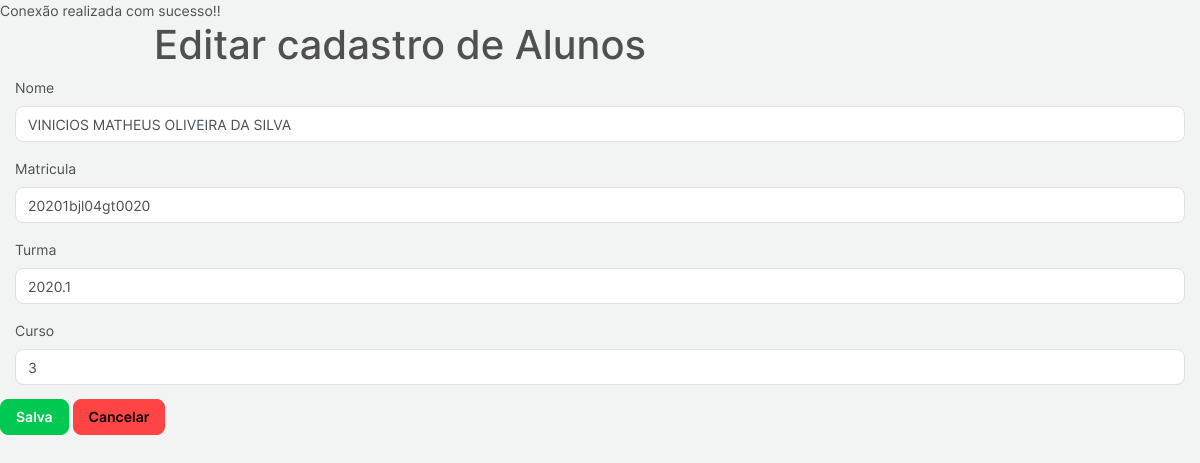
The app's page /pages/editar_alunos.php?id=3 with its own data.
### tables this page shows
CREATE TABLE `alunos` (
  `id` int NOT NULL AUTO_INCREMENT,
  `nome` varchar(45) DEFAULT NULL,
  `matricula` varchar(45) DEFAULT NULL,
  `periodo_entrada` varchar(45) DEFAULT NULL,
  `cst_gti_id` int NOT NULL,
  PRIMARY KEY (`id`),
  KEY `fk_alunos_cst_gti1_idx` (`cst_gti_id`),
  CONSTRAINT `fk_alunos_cst_gti1` FOREIGN KEY (`cst_gti_id`) REFERENCES `cst_gti` (`id`)
);

### pages/editar_alunos.php (the view, shortened to what this page needs)
<?php
    include("../includes/conn.php");
    $sql = "SELECT * FROM alunos WHERE id=" .$_REQUEST["id"];
    $res = $conn->query($sql);
    $row = $res->fetch_object();
?>
<head>
<link rel="stylesheet" href="../vendors/bundle.css" type="text/css">
<link rel="stylesheet" href="../assets/css/app.min.css" type="text/css">
<link rel="stylesheet" href="../vendors/dataTable/datatables.min.css" type="text/css">
</head>
<div class="col-md-8 d-flex justify-content-center">
<p class="h1">Editar cadastro de Alunos </p>
</div>
<div class="col-md-12  ">
    <form action="../pages/salvar_alunos.php?id=" method="POST">
        <div class="form-group">
        <label for="exampleInputEmail1">Nome</label>
            <input name="nome" id="nome" type="text" value="<?php print $row->nome; ?>"
            class="form-control" placeholder="Informe o seu nome" required autofocus />
        </div>
        <div class="form-group">
        <label for="exampleInputEmail1">Matricula</label>
            <input value="<?php print $row->matricula; ?>"name="matricula"
            id="matricula" type="text" class="form-control" placeholder="Informe a matricula" required/>
        </div>
        <div class="form-group">
        <label for="exampleInputEmail1">Turma</label>
            <input value="<?php print $row->periodo_entrada; ?>"name="periodo_entrada" id="periodo_entrada"
            type="text" class="form-control" placeholder="Informe o periodo_entrada" required/>
        </div>
        <label for="exampleInputEmail1">Curso</label>
            <input value="<?php print $row->cst_gti_id; ?>"name="cst_gti_id" id="cst_gti_id"
            type="text" class="form-control" placeholder="Informe o cst_gti_id" required/>
        </div>
       <div class="form-group">
            <button class="btn btn-Success ">Salva</button>
            <button class="btn btn-danger ">
                <a href="../page.php?page=listar_alunos">Cancelar</a>
            </button>
        </div>

### records on screen
alunos: nome "VINICIOS MATHEUS OLIVEIRA DA SILVA", matricula "20201bjl04gt0020", periodo_entrada "2020.1", cst_gti_id "3"
